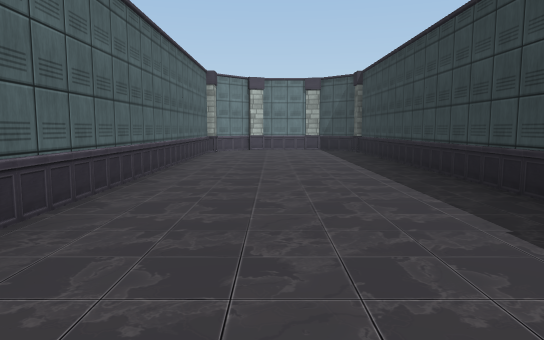
view 1 (above)

23 first-person views from a walk through a scene from a Unity 3-D project. The camera is 1.3 m above the floor, tilts 6° down and sees 70° across. The floor is counted in squares, 2 m on a side. Each view is taken from the middle of a square. On the plan, view 1 faces up. The plan holds only what a view shows up to about 11 squares ahead; the rest is blank. The place goes on beyond the plan. The player is left out. Some animated figures are not drawn. Some surface patterns are stand-ins.

view 2
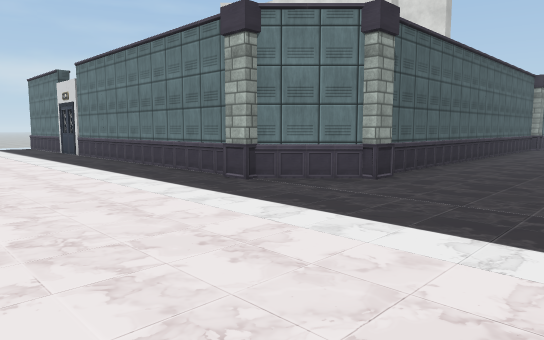

view 3
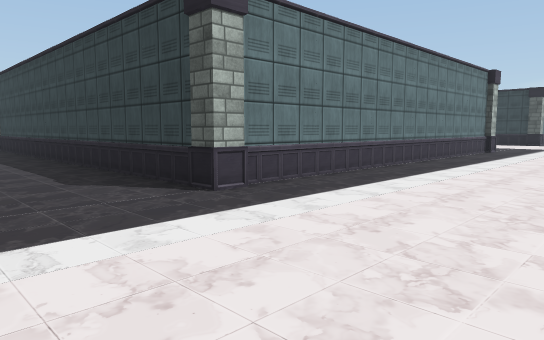

view 4
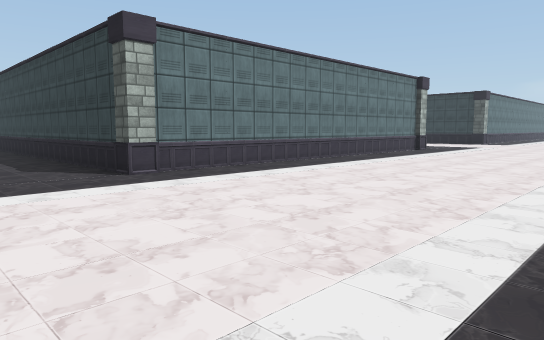

view 5
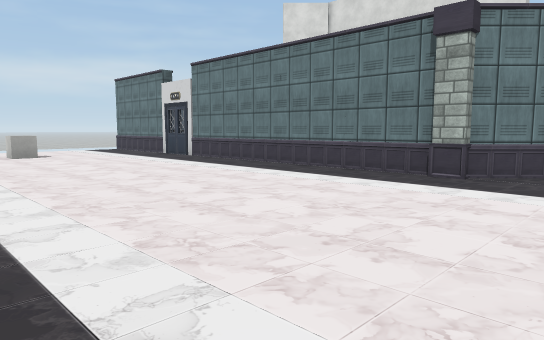

view 6
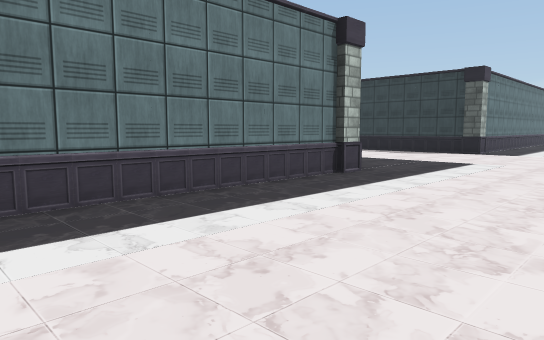

view 7
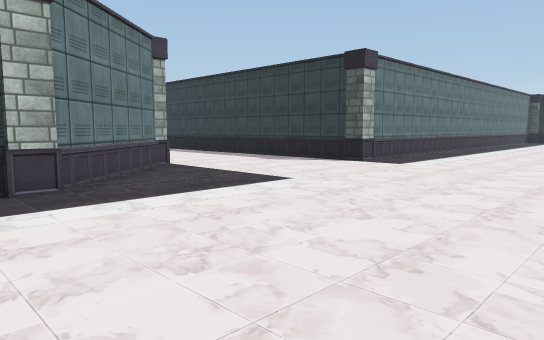

view 8
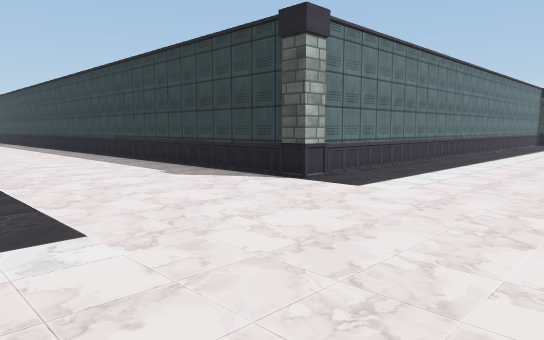

view 9
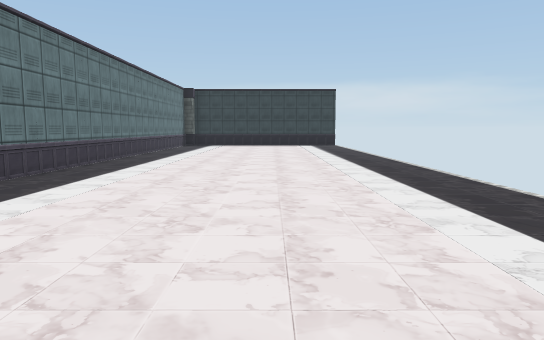

view 10
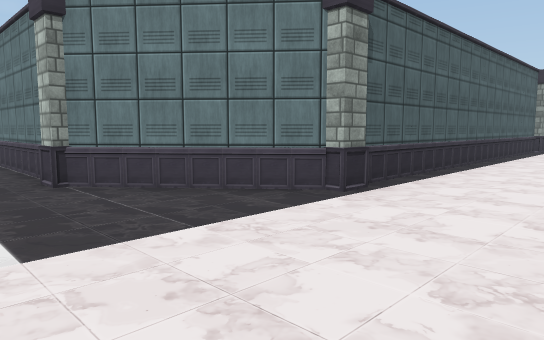

view 11
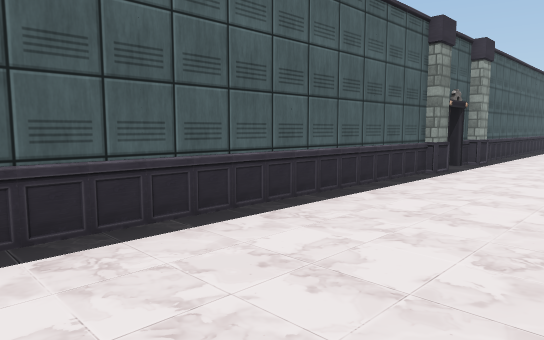

view 12
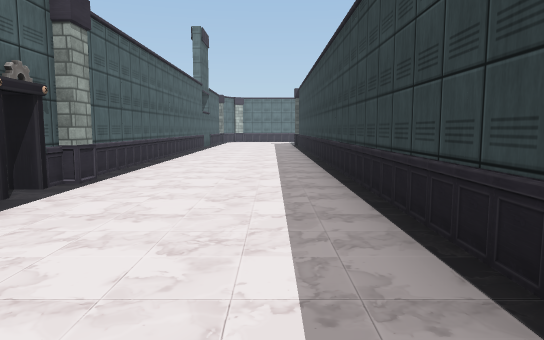

view 13
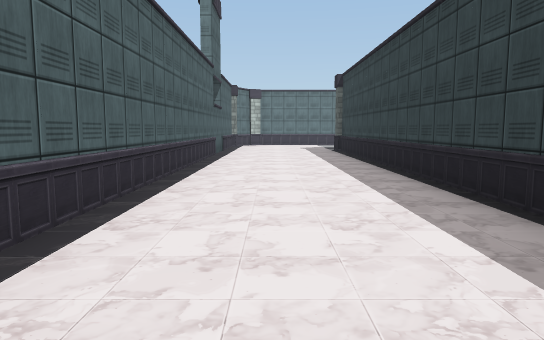

view 14
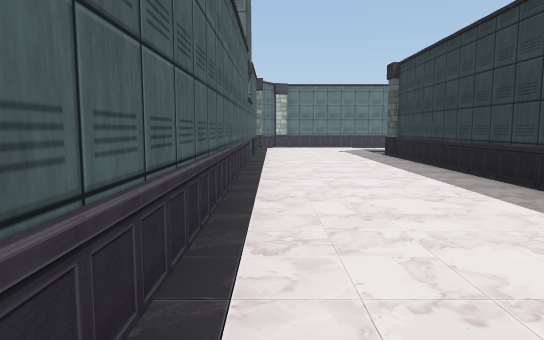

view 15
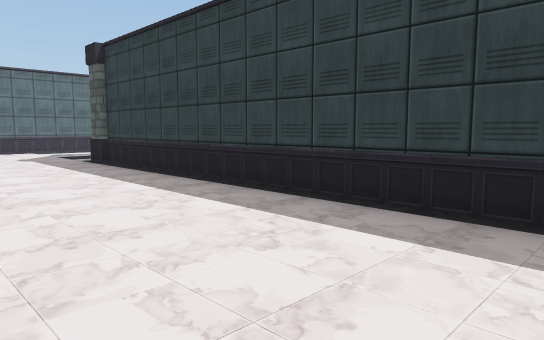

view 16
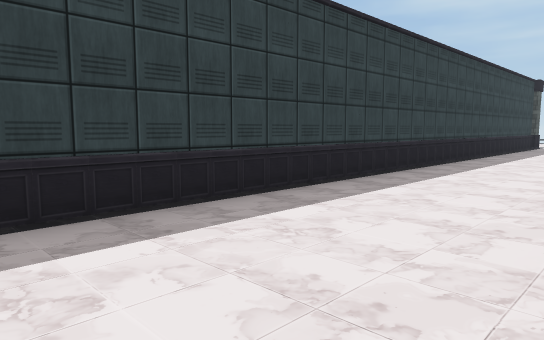

view 17
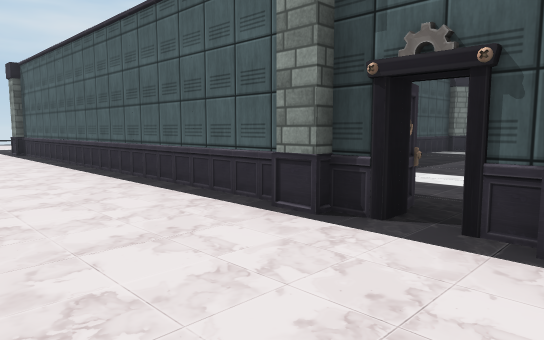

view 18
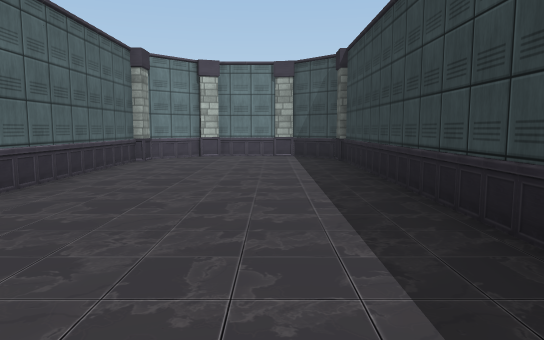

view 19
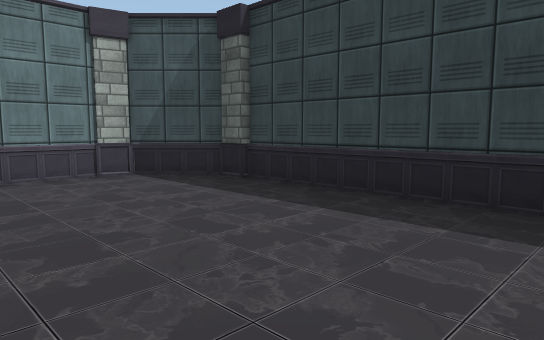

view 20
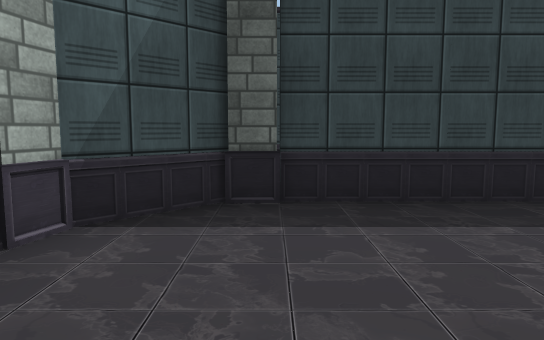

view 21
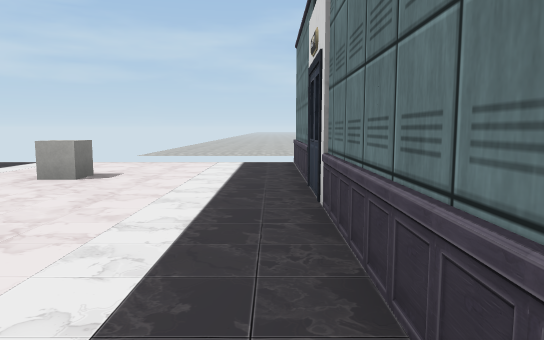

view 22
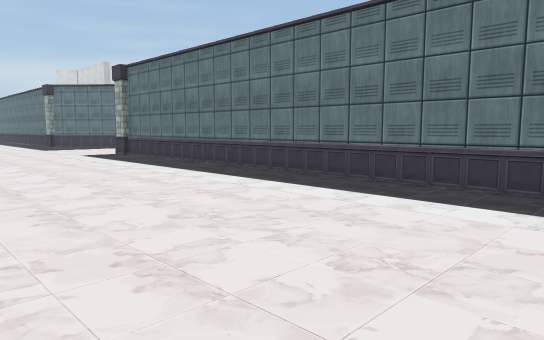

view 23
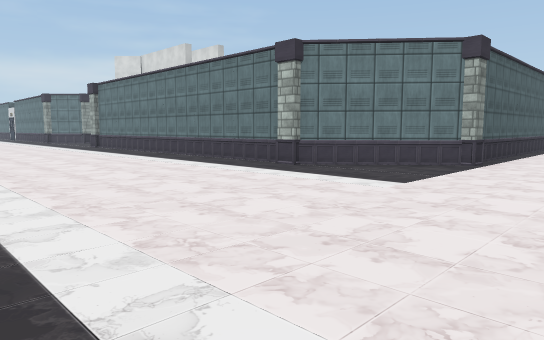

### Floor plan
Points are (right, up) in squares from view 1. A wall is a line through its corners. A room is listed if a view was taken in it or the views show most of it. See-through windows are left out.
Room 1 (views 1, 2, 3, 4, 5, 6, 7, 8, 9, 10, 11, 12, 13, 14, 15, 16, 17, 18, 19, 20, 21, 22, 23)
walls: (5.7, 9.5) (7.2, 9.5); (14.5, 11.6) (14.5, 2.7); (14.5, 13.6) (14.5, 13.1); (2.5, 11.4) (1.5, 12.4); (0.6, 12.5) (-0.6, 12.5) (-1.6, 11.4); (14.5, 2.4) (12.4, 0.6); (-1.8, 10.5) (-1.8, 2.4); (11.6, 0.5) (2.9, 0.5); (2.5, 0.7) (2.5, 10.6); (14.5, 23.4) (14.5, 14.4); (18, 0.7) (18, 24.5); (-1.8, 1.5) (-2.9, 0.4); (-3.3, 0.5) (-9.3, 0.5); (28.1, 0.5) (18.4, 0.5); (-10.6, 0.5) (-11.5, 0.5)
ways out: opening at (18, 25.5)
objects: other object (-11, -3); other object (-11, 1) to (-9, 2); other object (-3, 0); other object (-2, 2); other object (-2, 11); other object (3, 0); other object (3, 11); other object (12, 0); other object (12, 1); other object (15, 2); other object (15, 3); other object (15, 12); other object (15, 14); other object (18, 0); other object (18, 25)

Where each view was taken, in squares from view 1:
view 1: 0 up, 0 right, facing up
view 2: 3 down, 1 right, facing up-left
view 3: 3 down, 0 right, facing up-right
view 4: 5 down, 0 right, facing up-right
view 5: 5 down, 1 left, facing up-left
view 6: 3 down, 7 right, facing up-right
view 7: 4 down, 11 right, facing up-right
view 8: 3 down, 14 right, facing up-right
view 9: 3 down, 17 right, facing right
view 10: 1 down, 17 right, facing up-left
view 11: 6 up, 17 right, facing up-left
view 12: 9 up, 17 right, facing up
view 13: 13 up, 16 right, facing up
view 14: 15 up, 15 right, facing up
view 15: 17 up, 15 right, facing up-right
view 16: 16 up, 15 right, facing down-right
view 17: 14 up, 17 right, facing down-left
view 18: 3 up, 1 right, facing up
view 19: 7 up, 1 left, facing up-right
view 20: 11 up, 1 left, facing right
view 21: 0 up, 6 left, facing left
view 22: 4 down, 28 right, facing up-left
view 23: 5 down, 17 right, facing up-left
